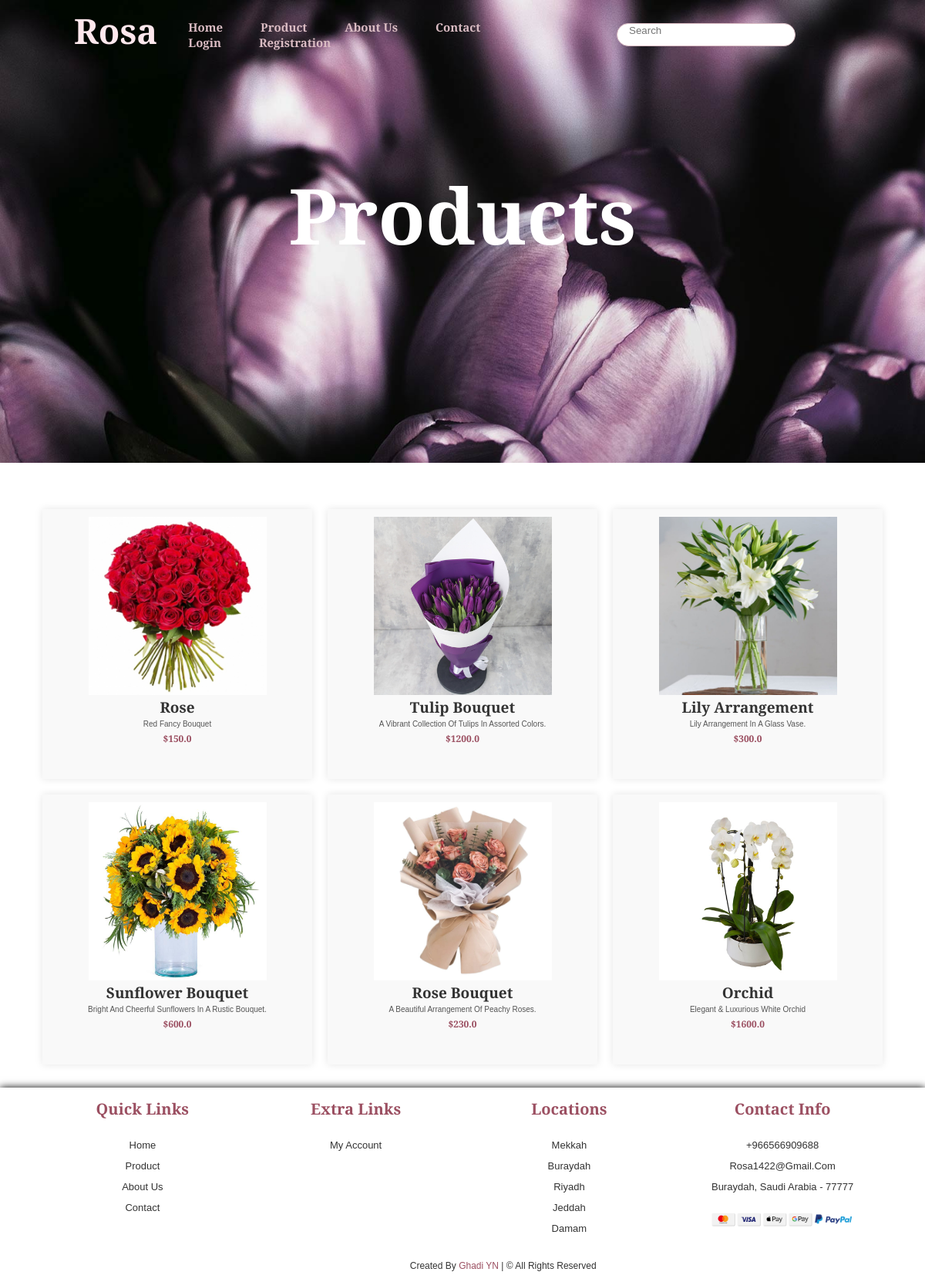
The app's page /product/ with its own data.
### myApp/models.py (models this page shows, shortened)
class Product(models.Model):
    title = models.CharField(max_length=100)
    selling_price = models.FloatField()
    discounted_price = models.FloatField(default=0.0)
    description = models.TextField()
    compositon = models.TimeField(default='')
    prodapp = models.TextField(default='')
    product_image = models.ImageField(upload_to='products',default='/myApp/static/product/redrose.jpg')

### myApp/views.py (the view)
# urls.py: path('product/', views.product_page, name="product_page"),
def product_page(request):
    query = request.GET.get('q')
    if query:
        products = Product.objects.filter(Q(title__icontains=query) | Q(description__icontains=query))
    else:
        products = Product.objects.all()
    return render(request, 'pages/product.html', {'products': products})

### myApp/context_processors.py (called while the page is built)
def profile_data(request):
    profile = None
    if request.user.is_authenticated and not isinstance(request.user, AnonymousUser):
        profile, _ = UserProfile.objects.get_or_create(user=request.user)
    return {'user_profile': profile}

### myApp/templates/pages/product.html (shortened to what this page needs)
{% extends "layouts/base.html" %}
{% load static %}
{% block content %}
<section class="product" id="product">
    <h2 class="pro-title">Products</h2>
</section>
<section class="flower-products">
    {% for product in products %}
    <div class="flower-product">
        {% if product.product_image %}
        <img src="{{ product.product_image.url }}" alt="{{ product.title }}">
        {% else %}
        <img src="{% static 'product/default.jpg' %}" alt="{{ product.title }}">
        {% endif %}
        <h2>{{ product.title }}</h2>
        <p>{{ product.description }}</p>
        <span>${{ product.selling_price }}</span>
    </div>
    {% endfor %}
</section>
{% endblock content %}

### static/css/style.css (style rules this page uses)
* { margin: 0; padding: 0; box-sizing: border-box; font-family:'Cormorant Infant', sans-serif;; outline: none; border: none; text-decoration: none; text-transform: capitalize; transition: 0.1s linear; color: #dabcc3; }
html { font-size: 62.5%; scroll-behavior: auto; scroll-padding-top: 6rem; overflow-x: hidden; }
section { padding: 2rem 9%; }
p { font-size: 16px; color: #666; line-height: 1.6; }
section.flower-products { display: flex; flex-wrap: wrap; justify-content: center; padding: 2rem; }
.flower-product { margin: 1rem; padding: 1rem; background-color: #f9f9f9; box-shadow: 0 0 10px rgba(0, 0, 0, 0.1); text-align: center; width: 350px; height: 350px; overflow: hidden; }
.flower-product img { width: 70%; height: 70%; object-fit: cover; }
.flower-product h2 { margin: .1rem 0; font-size: 1.9rem; color: #333; }
.flower-product p { color: #555; font-size: 1rem; }
.flower-product span { display: block; font-weight: bold; margin-top: 0.2rem; font-size: 1.2rem; color: #9b4f61; }
.product { display: block; align-items: center; background: url(../images/product.jpg) no-repeat; min-height: 600px; background-size:cover; padding: 3rem 0%; margin-bottom: 30px; }
.pro-title { text-align: center; font-size: 100px; padding: 18rem 0%; color: #ffffff; }

### records on screen
Product: product_image (picture), title "Rose", description "Red Fancy Bouquet", selling_price "150.0"
Product: product_image (picture), title "Tulip Bouquet", description "A Vibrant Collection Of Tulips In Assorted Colors.", selling_price "1200.0"
Product: product_image (picture), title "Lily Arrangement", description "Lily Arrangement In A Glass Vase.", selling_price "300.0"
Product: product_image (picture), title "Sunflower Bouquet", description "Bright And Cheerful Sunflowers In A Rustic Bouquet.", selling_price "600.0"
Product: product_image (picture), title "Rose Bouquet", description "A Beautiful Arrangement Of Peachy Roses.", selling_price "230.0"
Product: product_image (picture), title "Orchid", description "Elegant & Luxurious White Orchid", selling_price "1600.0"
